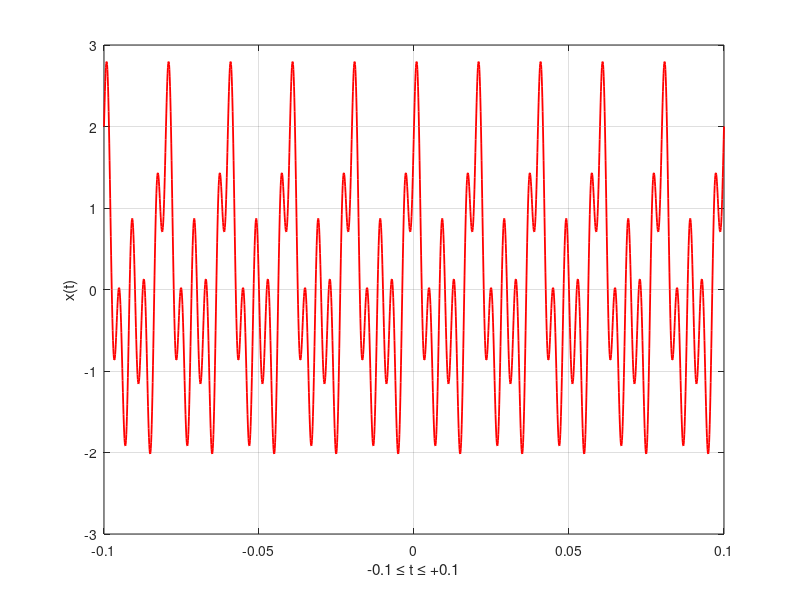

Here is the MATLAB script that generated this plot:

% Original Signal Representation.
dt = 0.0001;
t_max = 0.1;
t = -t_max:dt:t_max;
x = cos(100*pi*t) + cos(200*pi*t) + sin(500*pi*t);
figure('Name','Original signal');
plot(t,x,'-r','LineWidth',1.3);
xlabel('-0.1 \leq t \leq +0.1');
ylabel('x(t)');
grid on
